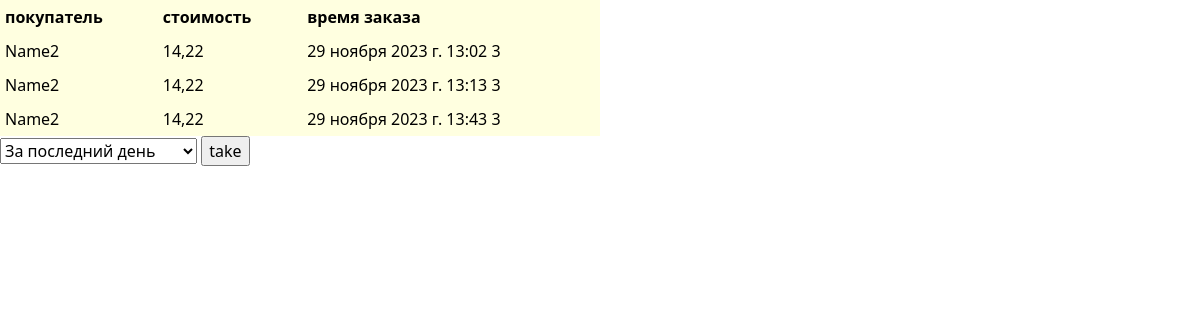
/orders/2, run on an earlier commit of the app's database.
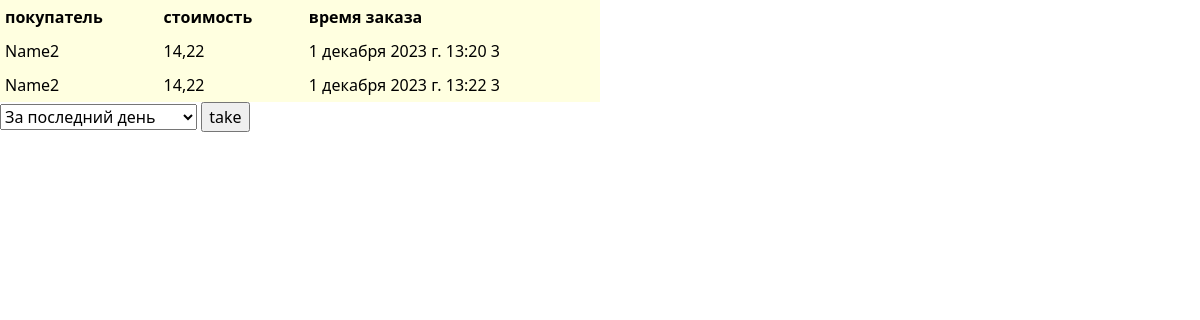
And on a later commit of the database.
### myapp2/models.py (models this page shows, shortened)
class User(models.Model):
    name = models.CharField(max_length=100)
    email = models.EmailField()
    phone_number = models.IntegerField()
    address = models.CharField(max_length=300)
    date_registration = models.DateTimeField(auto_now_add=True)

class Order(models.Model):
    customer = models.ForeignKey(User, on_delete=models.CASCADE)
    products = models.ManyToManyField(Product)
    total_price = models.DecimalField(max_digits=8, decimal_places=2)
    date_ordered = models.DateTimeField(default=timezone.now)

### myapp2/views.py (the view)
# urls.py: path('orders/<int:id_user>', views.get_orders, name='get_orders'),
def get_orders(request, id_user):
    user = get_object_or_404(User, pk=id_user)
    order = Order.objects.filter(customer=user)
    date = datetime.now()
    if request.method == 'POST':
        choice = int(request.POST.get('choice', 100))
        delta = date - timedelta(days=choice)
        context = {
            'order': order.filter(date_ordered__range=(delta, date)),
            'user': user.name
        }
        print(date)
        return render(request, 'myapp2/show_orders.html', context)
    else:
        context = {
            'order': order,
            'user': user.name
        }
    return render(request, 'myapp2/show_orders.html', context)

### myapp2/templates/myapp2/show_orders.html (shortened to what this page needs)
{% extends 'myapp2/base.html' %}
{% block content %}
    <table>
        <tr>
            <th> покупатель</th>
            <th>стоимость</th>
            <th>время заказа</th>
        </tr>
        {% for i in order %}
            <tr>
                <td>{{ user }}</td>
                <td>{{ i.total_price }}</td>
                <td>{{ i.date_ordered }} 3</td>
            </tr>
        {% endfor %}
    </table>
    <form method="post">
        <select name="choice">
            <option value='1'>За последний день</option>
        </select>
        <input type="submit" value="take"/>
    </form>
{% endblock %}

### myapp2/templates/myapp2/base.html (shortened to what this page needs)
<!DOCTYPE html>
<html lang="en">
<head>
    <link href="https://cdn.jsdelivr.net/npm/bootstrap@5.3.2/dist/css/bootstrap.min.css" rel="stylesheet">
</head>
<body>
    {% block content %}
    {% endblock %}
</body>
</html>

### myapp2/templates/myapp2/base.html (style rules this page uses)
table { width: 50%; background: white; color: black; border-spacing: 1px; }
td, th { background: lightyellow; padding: 5px; }

What changed in the data, as far as the page shows it:
no longer on this page (row edited): Order: {{ user }} "Name2", total_price "14,22", date_ordered "29 ноября 2023 г. 13:13"
no longer on this page (row edited): Order: {{ user }} "Name2", total_price "14,22", date_ordered "29 ноября 2023 г. 13:43"
changed Order: date_ordered "29 ноября 2023 г. 13:02" → "1 декабря 2023 г. 13:20"
added Order: {{ user }} "Name2", total_price "14,22", date_ordered "1 декабря 2023 г. 13:22"
